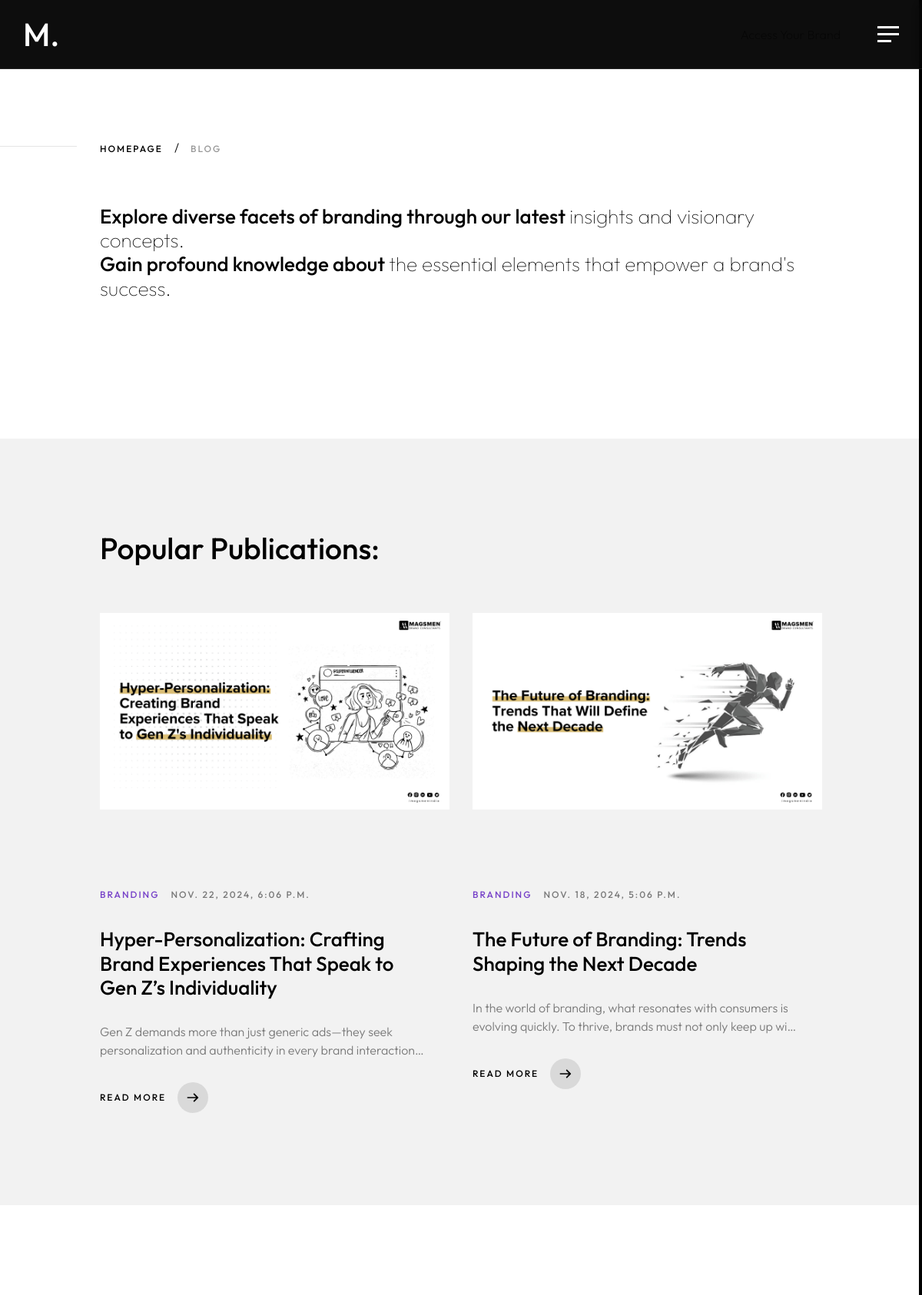
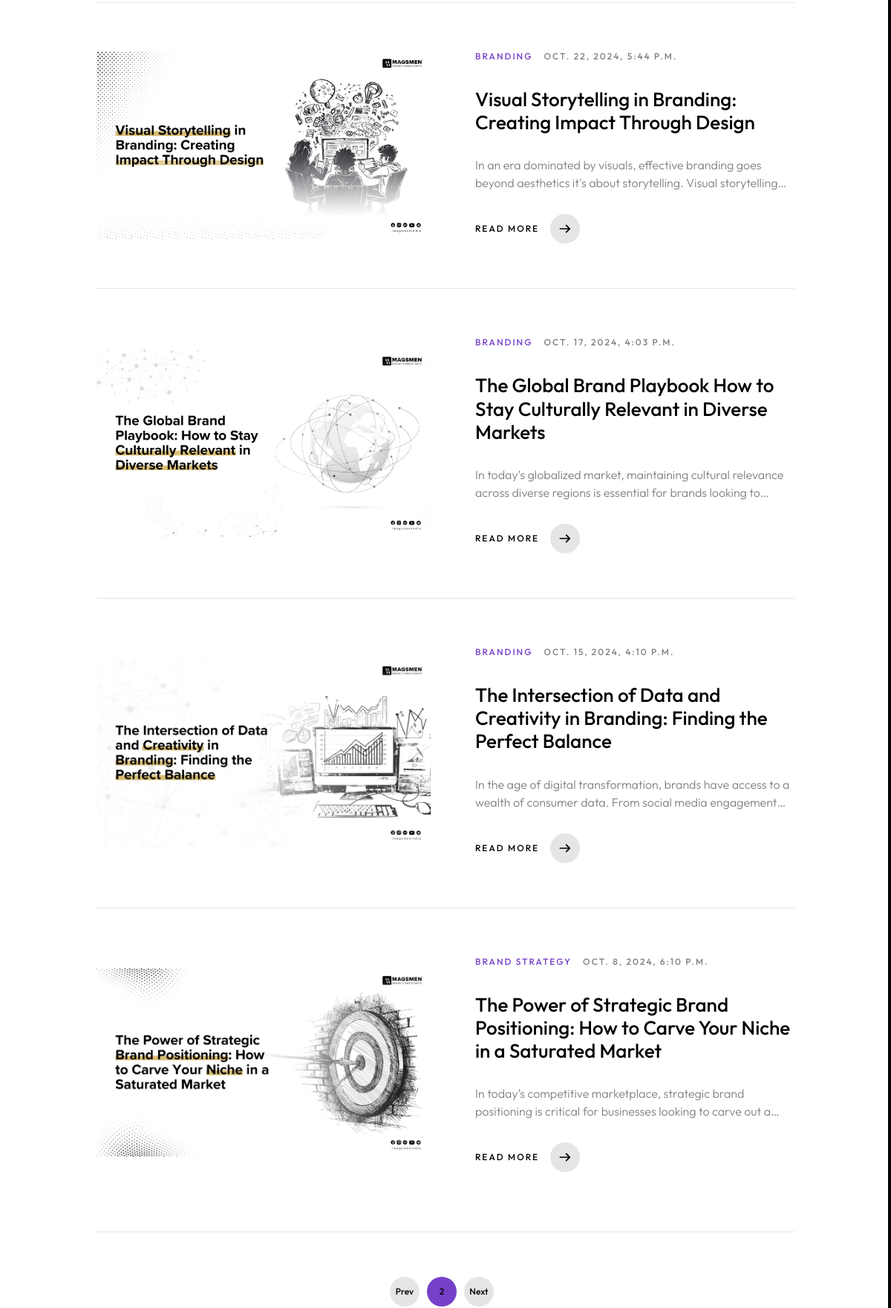
Screenshot of /blog/?page=2 (upper part) with the database file from the repository (2 pictures, top to bottom).
### app/models.py (models this page shows, shortened)
class BlogPost(models.Model):
    Id = models.AutoField(primary_key=True)
    Category = models.ForeignKey(Category,on_delete=models.CASCADE,related_name='categories')
    Title =  models.CharField(max_length=225,default="title")
    Description = models.CharField(max_length=2000,blank=True,null=True)
    Image1 = models.ImageField(upload_to='uploads/')
    Body = RichTextField(blank=True,null=True)
    Sluglink = models.CharField(max_length=200 ,blank=True,null=True)
    Tags = models.CharField(max_length=100 )
    CreatedName =  models.CharField(max_length=100)
    Create_at = models.DateTimeField(default=datetime.now)
    status = models.IntegerField(choices=STATUS, default=0)
    class Meta:
        ordering = ['-Create_at']

class Category(models.Model):
        Name = models.CharField(max_length=30,default="heading")
        Created = models.DateTimeField(default=datetime.now)
        def __str__(self):
            return self.Name
        class Meta:
            verbose_name ='Category'
            verbose_name_plural = 'Categories'

### app/views.py (the view)
# urls.py: path('blog/',blog,name="blog"),
def blog(request):
    blog_posts = BlogPost.objects.filter().order_by('-Id')[:2]
    blog_item = BlogPost.objects.filter().order_by('-Id')
    paginator = Paginator(blog_item, 4) # paginate 10 posts per page
    page = request.GET.get('page')
    posts = paginator.get_page(page)
    return render(request, 'uifiles/blog.html',{'blog_posts':blog_posts,'blog_item':posts,'posts':posts,'page':page})

### templates/uifiles/blog.html (shortened to what this page needs)
{% extends 'uifiles/base-two.html' %}
{% load static %}
{% block content %}
        <div class="mil-content">
            <div id="swupMain" class="mil-main-transition">
                <div class="mil-inner-banner mil-p-0-120">
                    <div class="mil-banner-content mil-up">
                        <div class="container">
                            <ul class="mil-breadcrumbs mil-breadcrumbs-title mil-mb-60">
                                <li><a href="/">Homepage</a></li>
                                <li><a href="/blog/">Blog</a></li>
                            </ul>
                            <h4 class="mil-mb-60">Explore diverse facets of branding through our latest <span class="mil-thin">insights and visionary concepts.</span> <br> Gain profound knowledge about <span class="mil-thin">the essential elements that empower a brand's success.</span></h4>
                        </div>
                    </div>
                </div>
                <section class="mil-soft-bg" id="blog">
                    <div class="container mil-p-120-60">
                        <div class="row align-items-center mil-mb-30">
                            <div class="col-lg-6 mil-mb-30">
                                <h3 class="mil-up">Popular Publications:</h3>
                            </div>
                        </div>
                        <div class="row">
                            {% for blog_post in blog_posts %}
                            <div class="col-lg-6">
                                <a href="/blog-details/{{blog_post.Sluglink}}" class="mil-blog-card mil-mb-60">
                                    <div class="mil-cover-frame mil-up mil-frame-cover">
                                        <img src="{{blog_post.Image1.url}}" alt="cover">
                                    </div>
                                    <div class="mil-post-descr">
                                        <div class="mil-labels mil-up mil-mb-30">
                                            <div class="mil-label mil-upper mil-accent">{{blog_post.Category}}</div>
                                            <div class="mil-label mil-upper">{{blog_post.Create_at}}</div>
                                        </div>
                                        <h4 class="mil-up mil-mb-30">{{blog_post.Title}}</h4>
                                        <p class="mil-post-text mil-up mil-mb-30">{{blog_post.Description}}</p>
                                        <div class="mil-link mil-dark mil-arrow-place mil-up">
                                            <span>Read more</span>
                                        </div>
                                    </div>
                                </a>
                            </div>
                            {% endfor %}
                        </div>
                    </div>
                </section>
                <section>
                    <div class="container mil-p-120-120">
                        <div class="row">
                            {% for blog_items in blog_item %}
                            <div class="col-lg-12">
                                <a href="/blog-details/{{blog_items.Sluglink}}" class="mil-blog-card mil-blog-card-hori mil-more mil-mb-60">
                                    <div class="mil-cover-frame mil-up mil-frame-cover">
                                        <img src="{{blog_items.Image1.url}}" alt="cover">
                                    </div>
                                    <div class="mil-post-descr">
                                        <div class="mil-labels mil-up mil-mb-30">
                                            <div class="mil-label mil-upper mil-accent">{{blog_items.Category}}</div>
                                            <div class="mil-label mil-upper">{{blog_items.Create_at}}</div>
                                        </div>
                                        <h4 class="mil-up mil-mb-30">{{blog_items.Title}}</h4>
                                        <p class="mil-post-text mil-up mil-mb-30">{{blog_items.Description}}</p>
                                        <div class="mil-link mil-dark mil-arrow-place mil-up">
                                            <span>Read more</span>
                                        </div>
                                    </div>
                                </a>
                            </div>
                            {% endfor %}
                            <div class="col-lg-12">
                                <div class="mil-pagination">
                                    {% if posts.has_previous %}
                                    <a href="?page={{ posts.previous_page_number }}" class="mil-pagination-btn">
                                        Prev
                                    </a>
                                    {% else %}
                                    <span class="mil-pagination-btn disabled">Prev</span>
                                    {% endif %}
                                    <span class="mil-pagination-btn mil-active">{{ posts.number }}</span>
                                    {% if posts.has_next %}
                                    <a href="?page={{ posts.next_page_number }}" class="mil-pagination-btn">
                                        Next
                                    </a>
                                    {% else %}
                                    <span class="mil-pagination-btn disabled">Next</span>
                                    {% endif %}
                                </div>
                            </div>
                        </div>
                    </div>
                </section>
            </div>
        </div>
  {% endblock %}

### templates/uifiles/base-two.html (shortened to what this page needs)
{% load static %}
<!DOCTYPE html>
<html lang="zxx">
<head>
    <link rel="stylesheet" href="{% static 'assets/css/plugins/bootstrap-grid.css' %}">
    <link rel="stylesheet" href="{% static 'assets/css/plugins/font-awesome.min.css' %}">
    <link rel="stylesheet" href="{% static 'assets/css/plugins/swiper.min.css' %}">
    <link rel="stylesheet" href="{% static 'assets/css/plugins/fancybox.min.css' %}">
    <link rel="stylesheet" href="{% static 'assets/css/style.css' %}">
    <link rel="stylesheet" href="https://cdnjs.cloudflare.com/ajax/libs/font-awesome/6.0.0-beta3/css/all.min.css">
    <link rel="stylesheet" href="https://cdnjs.cloudflare.com/ajax/libs/fancybox/3.5.7/jquery.fancybox.min.css" />
    <link rel="stylesheet" href="https://cdnjs.cloudflare.com/ajax/libs/font-awesome/5.15.4/css/all.min.css">
</head>
<body>
    <div class="mil-wrapper" id="top">
        <div class="mil-frame frame-mil">
            <div class="mil-frame-top">
                <a href="/" class="mil-logo">M.</a>
                <div class="mil-menu-btn">
                    <div class="px-5" id="access-link">
                        <a href="/accessyour-brand/">Access Your Brand</a>
                    </div>
                    <span></span>
                </div>
            </div>
        </div>
    </div>
    {% block content %}
    {% endblock %}
                <div class="mil-hidden-elements">
                </div>
</body>
</html>

### rows the page displays
BlogPost: Image1 (picture), Category "BRANDING", Create_at "NOV. 22, 2024, 6:06 P.M.", Title "Hyper-Personalization: Crafting Brand Experiences That Speak to Gen Z’s Individuality", Description "Gen Z demands more than just generic ads—they seek personalization and authenticity in every brand…"
BlogPost: Image1 (picture), Category "BRANDING", Create_at "NOV. 18, 2024, 5:06 P.M.", Title "The Future of Branding: Trends Shaping the Next Decade", Description "In the world of branding, what resonates with consumers is evolving quickly. To thrive, brands must not only keep up…"
BlogPost: Image1 (picture), Category "BRANDING", Create_at "OCT. 22, 2024, 5:44 P.M.", Title "Visual Storytelling in Branding: Creating Impact Through Design", Description "In an era dominated by visuals, effective branding goes beyond aesthetics it's about storytelling. Visual…"
BlogPost: Image1 (picture), Category "BRANDING", Create_at "OCT. 17, 2024, 4:03 P.M.", Title "The Global Brand Playbook How to Stay Culturally Relevant in Diverse Markets", Description "In today’s globalized market, maintaining cultural relevance across diverse regions is essential for brands looking…"
BlogPost: Image1 (picture), Category "BRANDING", Create_at "OCT. 15, 2024, 4:10 P.M.", Title "The Intersection of Data and Creativity in Branding: Finding the Perfect Balance", Description "In the age of digital transformation, brands have access to a wealth of consumer data. From social media…"
BlogPost: Image1 (picture), Category "BRAND STRATEGY", Create_at "OCT. 8, 2024, 6:10 P.M.", Title "The Power of Strategic Brand Positioning: How to Carve Your Niche in a Saturated Market", Description "In today’s competitive marketplace, strategic brand positioning is critical for businesses looking to carve out…"

### other values shown
{{ posts.number }} "2"
